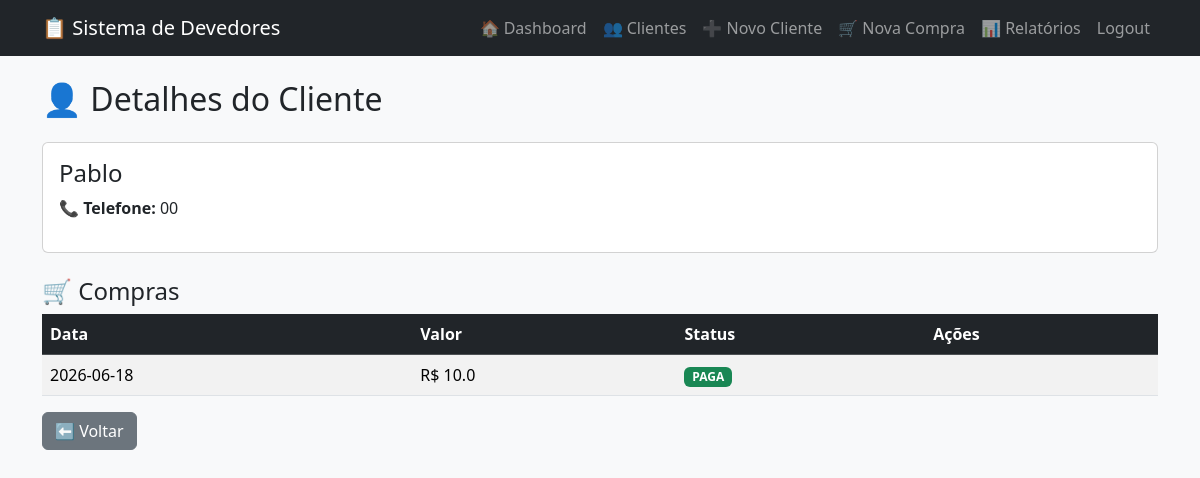
The page /cliente/12 (signed in) on the database its author committed.
### tables this page shows
CREATE TABLE clientes(
    id INTEGER PRIMARY KEY AUTOINCREMENT,
    nome TEXT NOT NULL,
    telefone TEXT
, usuario_id INTEGER);

CREATE TABLE compras(
        id INTEGER PRIMARY KEY AUTOINCREMENT,
        cliente_id INTEGER,
        data_compra TEXT,
        valor REAL,
        status TEXT,
        data_pagamento TEXT
);

### app.py (the view)
@app.route("/cliente/<int:id>")
def detalhes_cliente(id):
    if "usuario_id" not in session:
        return redirect("/login")
    import sqlite3
    conn=sqlite3.connect("banco.db")
    cursor=conn.cursor()
    usuario_id=session["usuario_id"]
    cursor.execute("""
        SELECT*
        FROM clientes
        WHERE id = ?
        AND usuario_id=?
    """,(id,usuario_id))
    cliente=cursor.fetchone()
    if cliente is None:
        conn.close()
        return "Cliente não encontrado."
    cursor.execute("""
        SELECT*
        FROM compras
        WHERE cliente_id = ?
    """,(id,))
    compras=cursor.fetchall()
    conn.close()
    return render_template(
        "detalhes_cliente.html",
        cliente=cliente,
        compras=compras
    )

### templates/detalhes_cliente.html (shortened to what this page needs)
{% extends "base.html" %}
{% block conteudo %}
<h2 class="mb-4">👤 Detalhes do Cliente</h2>
<div class="card mb-4">
    <div class="card-body">
        <h4>{{ cliente[1] }}</h4>
        <p><strong>📞 Telefone:</strong> {{ cliente[2] }}</p>
    </div>
</div>
<h4>🛒 Compras</h4>
<table class="table table-striped table-hover">
    <thead class="table-dark">
        <tr>
            <th>Data</th>
            <th>Valor</th>
            <th>Status</th>
            <th>Ações</th>
        </tr>
    </thead>
    <tbody>
        {% for compra in compras %}
        <tr>
            <td>{{ compra[2] }}</td>
            <td>R$ {{ compra[3] }}</td>
            <td>
                {% if compra[4] == "ABERTA" %}
                    <span class="badge bg-warning text-dark">ABERTA</span>
                {% else %}
                    <span class="badge bg-success">PAGA</span>
                {% endif %}
            </td>
            <td>
            </td>
        </tr>
        {% endfor %}
    </tbody>
</table>
<a href="/clientes" class="btn btn-secondary">
    ⬅ Voltar
</a>
{% endblock %}

### rows shown on the page
clientes: nome "Pablo", telefone "00"
compras: data_compra "2026-06-18", valor "10.0", status "PAGA"
